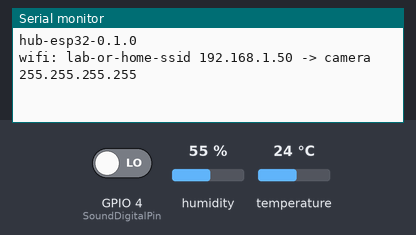
The sketch below on a simulated ESP32. Shown: the last lines printed to the serial monitor. The test bench sets the inputs (shaded band); at power-on: humidity 55 %, GPIO 4 (SoundDigitalPin) LOW, temperature 24 °C. WiFi joins after 1.5 s; servers stay silent unless stated.

Above: at 2.3 s.
2.4 s: humidity set to 40 %
At 3.3 s:
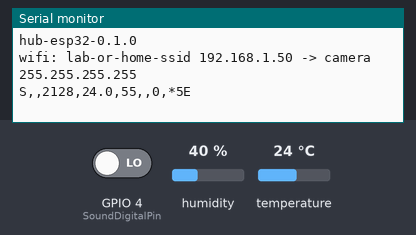
5.0 s: GPIO 4 (SoundDigitalPin) driven HIGH
At 5.8 s:
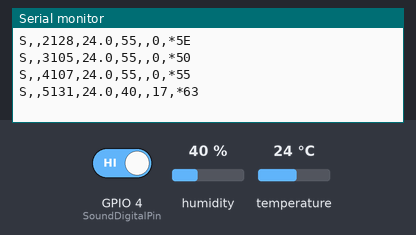
9.0 s: temperature set to 19 °C
At 10.2 s:
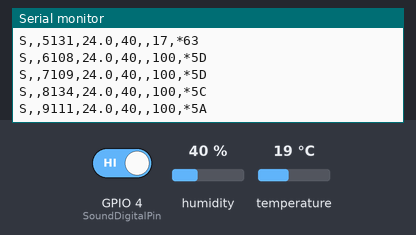
14.0 s: GPIO 4 (SoundDigitalPin) driven LOW
At 15.3 s:
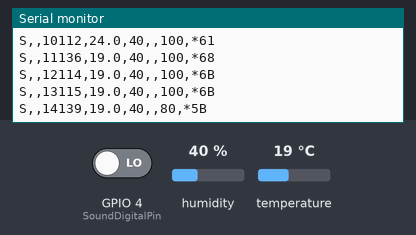
22.3 s: humidity set to 22 %
At 23.0 s:
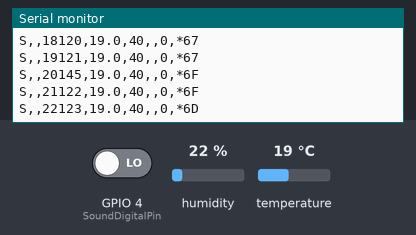
Timing chart, 0 to 24.8 s (numbered marks = the images above; inputs shaded):
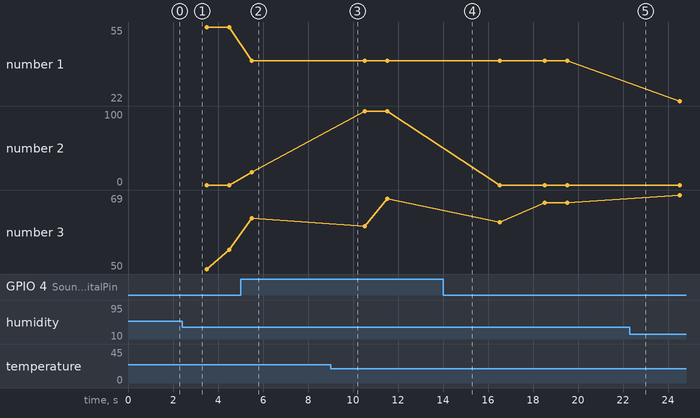

The sketch:

sensor-hub-esp32.ino
```cpp
// Sensor hub (ESP32-CAM board without camera or microSD) — see hardware/README.md for wiring.
// Reads CO2 (MH-Z19C), temperature/humidity (DHT11) and sound activity (KY-037 DO) and sends one
// checksummed "S,..." line per second over UDP to the pendant camera on the same Wi-Fi network.
// Board: "AI Thinker ESP32-CAM" (esp32:esp32:esp32cam).

#include <WiFi.h>
#include <WiFiMulti.h>
#include <WiFiUdp.h>
#include <DHT.h>
#include "secrets.h"  // copy secrets.example.h -> secrets.h (git-ignored)

#define FIRMWARE_VERSION "hub-esp32-0.1.0"

constexpr int Co2RxPin = 13;
constexpr int Co2TxPin = 14;
constexpr int DhtPin = 15;
constexpr int SoundDigitalPin = 4;
constexpr uint16_t HubUdpPort = 4210;
constexpr unsigned long Co2WarmupMs = 180000;
constexpr unsigned long SendPeriodMs = 1000;
constexpr unsigned long ReadReserveMs = 400;  // DHT11 (~25 ms) and MH-Z19C (300 ms timeout) after the sound window
constexpr uint8_t ReadCo2Request[] = {0xFF, 0x01, 0x86, 0, 0, 0, 0, 0, 0x79};

DHT dht(DhtPin, DHT11);
WiFiMulti wifiMulti;
WiFiUDP udp;

bool readCo2(uint16_t &ppm) {
  while (Serial2.available()) Serial2.read();
  Serial2.write(ReadCo2Request, sizeof(ReadCo2Request));

  uint8_t response[9];
  if (Serial2.readBytes(response, sizeof(response)) != sizeof(response) ||
      response[0] != 0xFF || response[1] != 0x86) {
    return false;
  }

  uint8_t sum = 0;
  for (size_t i = 1; i < sizeof(response); i++) sum += response[i];
  if (sum != 0) return false;

  ppm = (static_cast<uint16_t>(response[2]) << 8) | response[3];
  return true;
}

unsigned soundActivePercentOver(unsigned long windowMs) {
  unsigned long start = millis();
  unsigned samples = 0;
  unsigned active = 0;
  while (millis() - start < windowMs) {
    samples++;
    if (digitalRead(SoundDigitalPin) == HIGH) active++;
    delay(1);
  }
  return samples == 0 ? 0 : active * 100 / samples;
}

String co2Field() {
  uint16_t ppm;
  if (millis() < Co2WarmupMs || !readCo2(ppm)) return "";
  return String(ppm);
}

String formatOrEmpty(float value, int decimals) {
  return isnan(value) ? String("") : String(value, decimals);
}

uint8_t checksum(const char *s) {
  uint8_t c = 0;
  while (*s) c ^= static_cast<uint8_t>(*s++);
  return c;
}

// Same shape as the Uno hub's line, without an RTC: the epoch is left empty and the camera stamps it.
// S,<epoch>,<uptime_ms>,<temp_c>,<rh_pct>,<co2_ppm>,<sound_active_pct>,<batt_mv>*HH
String buildSensorLine(unsigned soundPct) {
  String line = "S,," + String(millis()) + "," + formatOrEmpty(dht.readTemperature(), 1) + "," +
                formatOrEmpty(dht.readHumidity(), 0) + "," + co2Field() + "," + String(soundPct) + ",";
  char tail[4];
  snprintf(tail, sizeof(tail), "*%02X", checksum(line.c_str()));
  return line + tail;
}

// On the camera's own access point the camera is the gateway; on a shared network it is found by broadcast.
IPAddress cameraAddress() {
  return WiFi.SSID().startsWith("OLM-") ? WiFi.gatewayIP() : IPAddress(255, 255, 255, 255);
}

void sendToCamera(const String &line) {
  if (WiFi.status() != WL_CONNECTED) return;
  udp.beginPacket(cameraAddress(), HubUdpPort);
  udp.print(line);
  udp.endPacket();
}

void setup() {
  Serial.begin(115200);
  Serial2.begin(9600, SERIAL_8N1, Co2RxPin, Co2TxPin);
  Serial2.setTimeout(300);
  dht.begin();
  pinMode(SoundDigitalPin, INPUT);

  WiFi.mode(WIFI_STA);
  for (const auto &network : WIFI_NETWORKS) wifiMulti.addAP(network[0], network[1]);
  Serial.println(FIRMWARE_VERSION);
}

unsigned long nextSendMs = 0;

void connectWifiIfNeeded() {
  if (WiFi.status() == WL_CONNECTED || wifiMulti.run() != WL_CONNECTED) return;
  Serial.printf("wifi: %s %s -> camera %s\n", WiFi.SSID().c_str(), WiFi.localIP().toString().c_str(),
                cameraAddress().toString().c_str());
  nextSendMs = millis();
}

// One line every SendPeriodMs, so the camera's arrival stamps (whole seconds) don't skip seconds.
void loop() {
  connectWifiIfNeeded();
  if (nextSendMs == 0) nextSendMs = millis();
  nextSendMs += SendPeriodMs;
  unsigned long windowMs = SendPeriodMs - ReadReserveMs;
  String line = buildSensorLine(soundActivePercentOver(windowMs));
  while ((long)(nextSendMs - millis()) > 0) delay(1);
  sendToCamera(line);
  Serial.println(line);
  if ((long)(millis() - nextSendMs) > 0) nextSendMs = millis();  // a late send moves the schedule: gaps never drop under 1 s
}
```

secrets.example.h
```cpp
// Copy to secrets.h (git-ignored) and fill in.
#pragma once

// Same networks as the pendant camera, plus the camera's own fallback AP ("OLM-<device_id>", AP_PASS).
static const char *WIFI_NETWORKS[][2] = {
  {"lab-or-home-ssid", "password"},
  {"OLM-xxxxxx", "olm-demo-1234"},
};
```

Measured:
- after the input at 5.0 s, the serial monitor: prints a new line after 0.51 s (image 2)
- after the input at 14.0 s, the serial monitor: prints a new line after 0.52 s (image 4)
- plotted number 1: 40 → 22 after the input at 22.3 s
- plotted number 2: 0 → 17 after the input at 5.0 s, 100 → 0 after the input at 14.0 s
- plotted number 3: 55 → 63 after the input at 5.0 s, 63 → 68 after the input at 9.0 s, 67 → 69 after the input at 22.3 s
